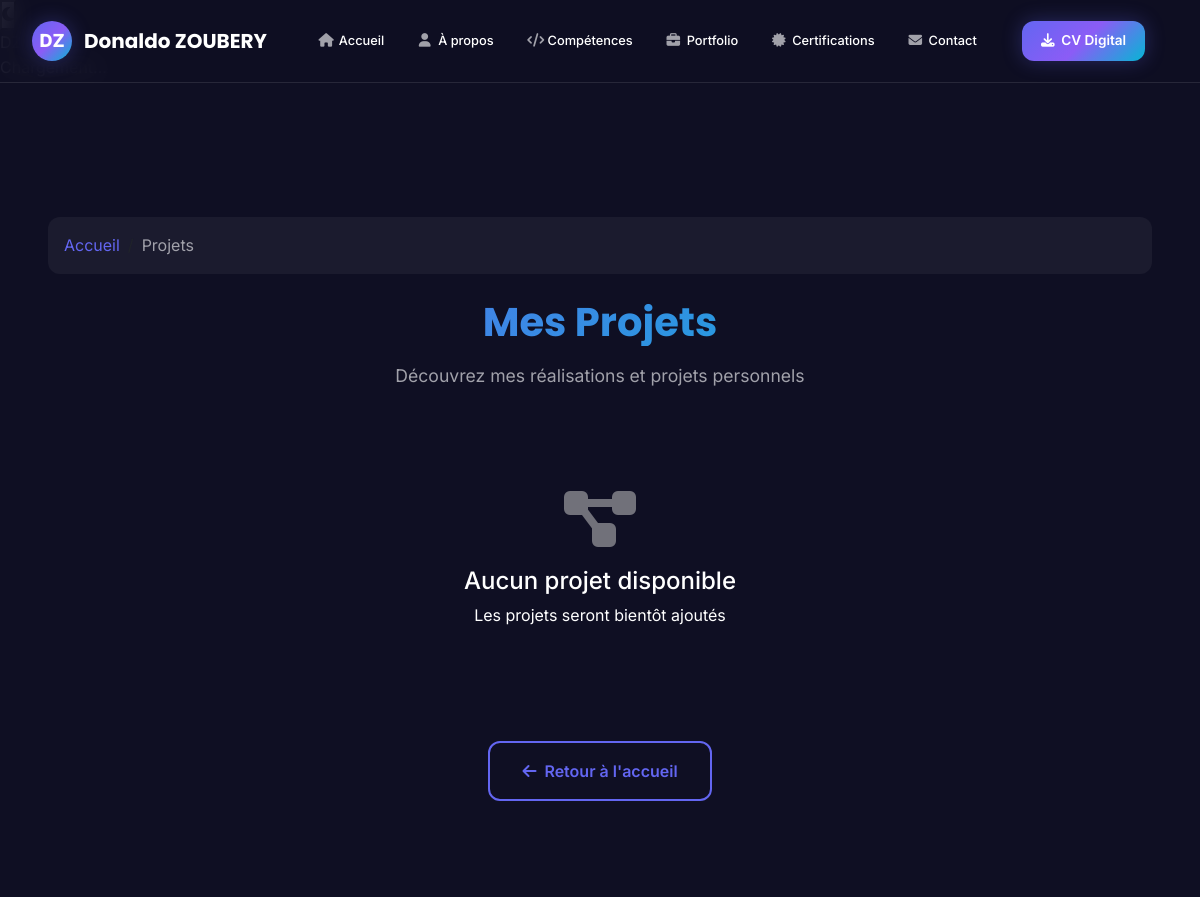
The page /projects/ on the database as committed earlier.
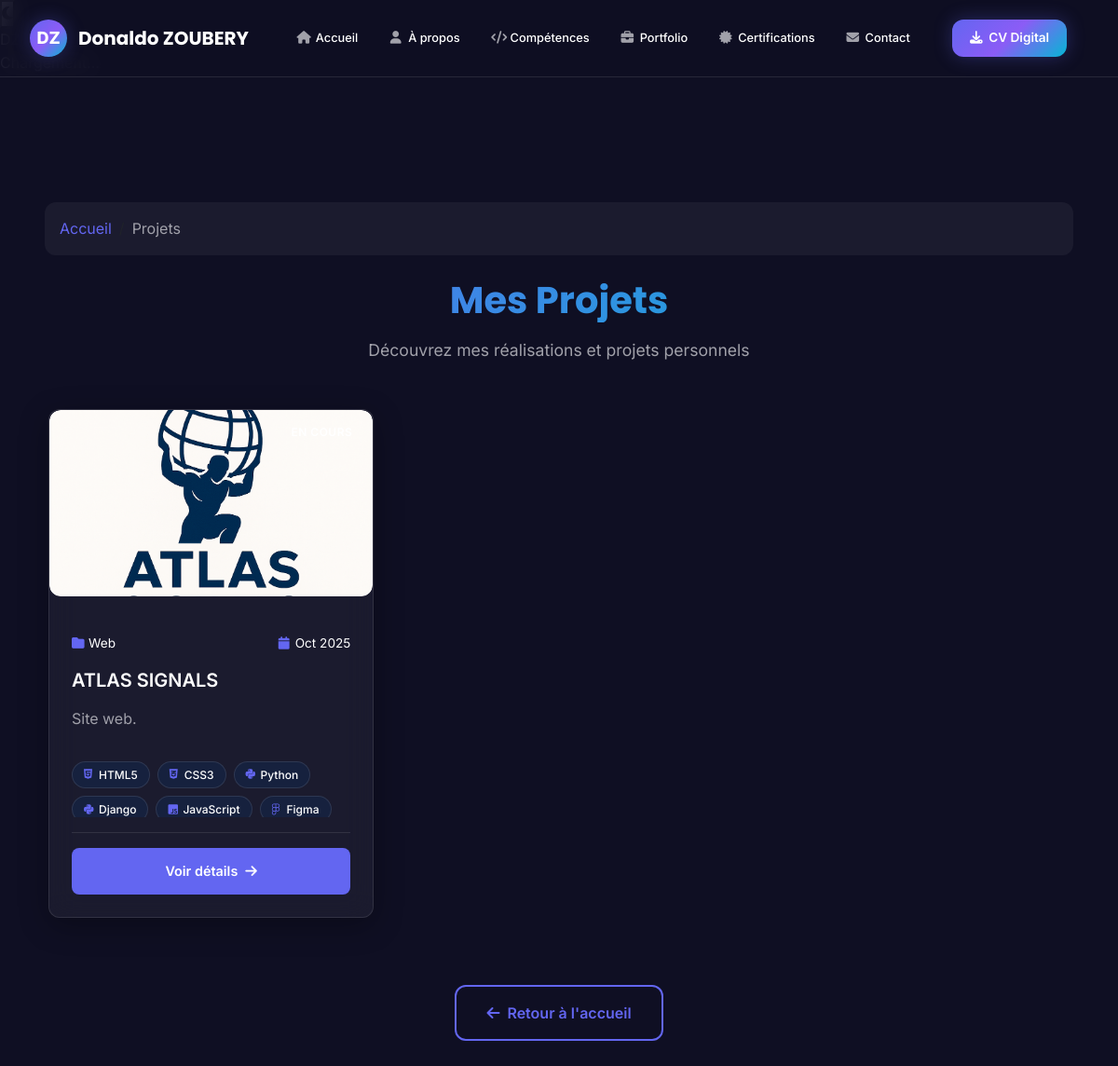
The same page on the database as committed later.
### apps/portfolio/models.py (models this page shows, shortened)
class Project(models.Model):
    STATUS_CHOICES = [
        ('completed', 'Terminé'),
        ('in_progress', 'En cours'),
        ('planned', 'Planifié'),
    ]
    CATEGORY_CHOICES = [
        ('web', 'Web'),
        ('mobile', 'Mobile'),
        ('desktop', 'Desktop'),
        ('devops', 'DevOps'),
        ('ai', 'Intelligence Artificielle'),
        ('other', 'Autre'),
    ]
    name = models.CharField(max_length=200)
    description = models.TextField()
    short_description = models.CharField(max_length=300)
    featured_image = models.ImageField(upload_to='projects/', blank=True, null=True)
    technologies = models.ManyToManyField(Technology)
    status = models.CharField(max_length=20, choices=STATUS_CHOICES, default='completed')
    category = models.CharField(max_length=20, choices=CATEGORY_CHOICES, default='web')
    github_url = models.URLField(blank=True, null=True)
    live_url = models.URLField(blank=True, null=True)
    demo_url = models.URLField(blank=True, null=True)
    start_date = models.DateField()
    end_date = models.DateField(blank=True, null=True)
    is_featured = models.BooleanField(default=False)
    created_at = models.DateTimeField(auto_now_add=True)
    class Meta:
        ordering = ['-created_at']

class Technology(models.Model):
    name = models.CharField(max_length=100)
    photo = models.URLField(blank=True, null=True)
    icon = models.CharField(max_length=50, default='fas fa-code', help_text="Icône FontAwesome (ex: fab fa-python)")
    skill_level = models.IntegerField(default=0, help_text="Niveau de compétence de 0 à 100")
    category = models.CharField(max_length=50, choices=[
        ('frontend', 'Frontend'),
        ('backend', 'Backend'),
        ('database', 'Base de données'),
        ('devops', 'DevOps'),
        ('mobile', 'Mobile'),
        ('other', 'Autre')
    ], default='other')
    is_featured = models.BooleanField(default=False)

### apps/portfolio/views.py (the view)
# urls.py: path('projects/', ProjectListView.as_view(), name='project_list'),
class ProjectListView(ListView):
    model = Project
    template_name = 'portfolio/project_list.html'
    context_object_name = 'projects'
    paginate_by = 10
    def get_queryset(self):
        return Project.objects.filter(is_featured=True).order_by('-created_at')[:10]
    def get_context_data(self, **kwargs):
        context = super().get_context_data(**kwargs)
        context['categories'] = Project.STATUS_CHOICES
        context['current_category'] = self.request.GET.get('category', '')
        return context

### templates/portfolio/project_list.html (shortened to what this page needs)
{% extends "layouts/base.html" %}
{% load static %}
{% load portfolio_extras %}
{% block content %}
{% include 'layouts/header.html' %}
<section id="project-list" class="project-list-section">
    <div class="container">
        <nav aria-label="breadcrumb" class="mb-4">
            <ol class="breadcrumb">
                <li class="breadcrumb-item"><a href="{% url 'home' %}">Accueil</a></li>
                <li class="breadcrumb-item active" aria-current="page">Projets</li>
            </ol>
        </nav>
        <div class="section-header" data-aos="fade-up">
            <h1 class="section-title">Mes Projets</h1>
            <p class="section-subtitle">Découvrez mes réalisations et projets personnels</p>
        </div>
        <div class="row project-grid">
            {% for project in projects %}
            <div class="col-lg-4 col-md-6 mb-4 project-item" data-aos="fade-up" data-aos-delay="{{ forloop.counter0|add:100 }}">
                <div class="project-card">
                    <div class="project-image">
                        {% if project.featured_image %}
                        <img src="{{ project.featured_image.url }}" alt="{{ project.name }}" class="project-img" loading="lazy">
                        {% else %}
                        <div class="project-placeholder">
                            <i class="fas fa-code"></i>
                        </div>
                        {% endif %}
                        <div class="project-badge">
                            <span class="badge badge-{{ project.status }}">{{ project.get_status_display }}</span>
                        </div>
                    </div>
                    <div class="project-content">
                        <div class="project-meta">
                            <span class="project-category">
                                <i class="fas fa-folder"></i>
                                {{ project.get_category_display }}
                            </span>
                            <span class="project-date">
                                <i class="fas fa-calendar"></i>
                                {{ project.start_date|date:"M Y" }}
                            </span>
                        </div>
                        <h3 class="project-title">
                            <a href="{% url 'project_detail' project.id %}">{{ project.name }}</a>
                        </h3>
                        <p class="project-description">{{ project.short_description|truncatewords:20 }}</p>
                        <div class="project-technologies">
                            {% for tech in project.technologies.all %}
                            <span class="tech-tag">
                                <i class="{{ tech.icon }}"></i>
                                {{ tech.name }}
                            </span>
                            {% endfor %}
                        </div>
                        <div class="project-links">
                            <a href="{% url 'project_detail' project.id %}" class="project-link">
                                Voir détails <i class="fas fa-arrow-right"></i>
                            </a>
                        </div>
                    </div>
                </div>
            </div>
            {% empty %}
            <div class="col-12 text-center">
                <div class="no-projects">
                    <i class="fas fa-project-diagram"></i>
                    <h4>Aucun projet disponible</h4>
                    <p>Les projets seront bientôt ajoutés</p>
                </div>
            </div>
            {% endfor %}
        </div>
        <div class="text-center mt-5">
            <a href="{% url 'home' %}" class="btn btn-outline-primary">
                <i class="fas fa-arrow-left"></i>
                Retour à l'accueil
            </a>
        </div>
    </div>
</section>
{% endblock %}

Rows that differ between the two databases and show on the page:
added Project: featured_image (picture), category "Web", start_date "Oct 2025", name "ATLAS SIGNALS", short_description "Site web."
now on this page (row edited): Technology: name "HTML5"
now on this page (row edited): Technology: name "CSS3"
now on this page (row edited): Technology: name "Python"
now on this page (row edited): Technology: name "Django"
now on this page (row edited): Technology: name "JavaScript"
now on this page (row edited): Technology: name "Figma"
Other text that changed with them:
text no longer shown: "Aucun projet disponible Les projets seront bientôt ajoutés"
